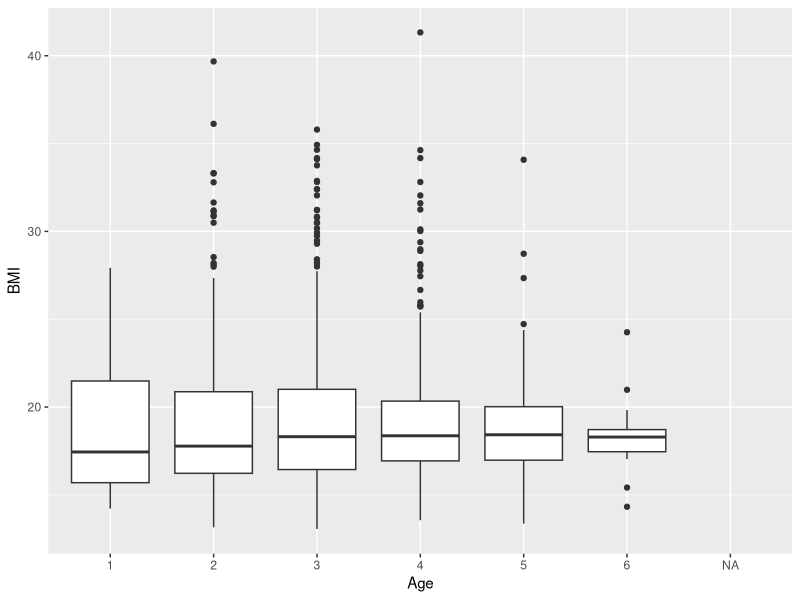
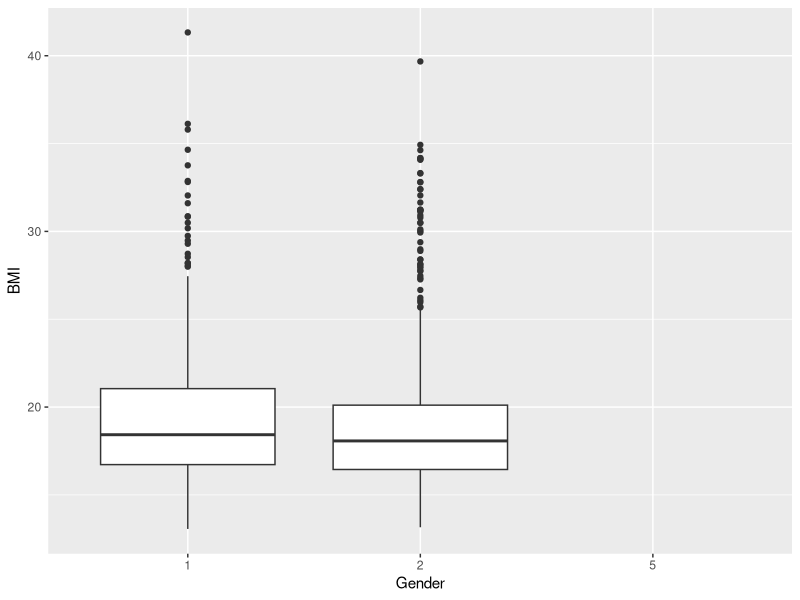
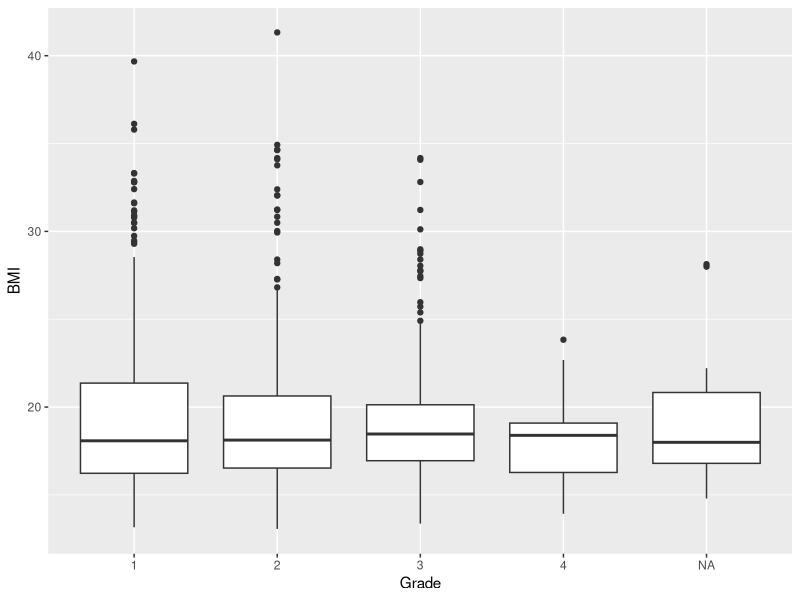
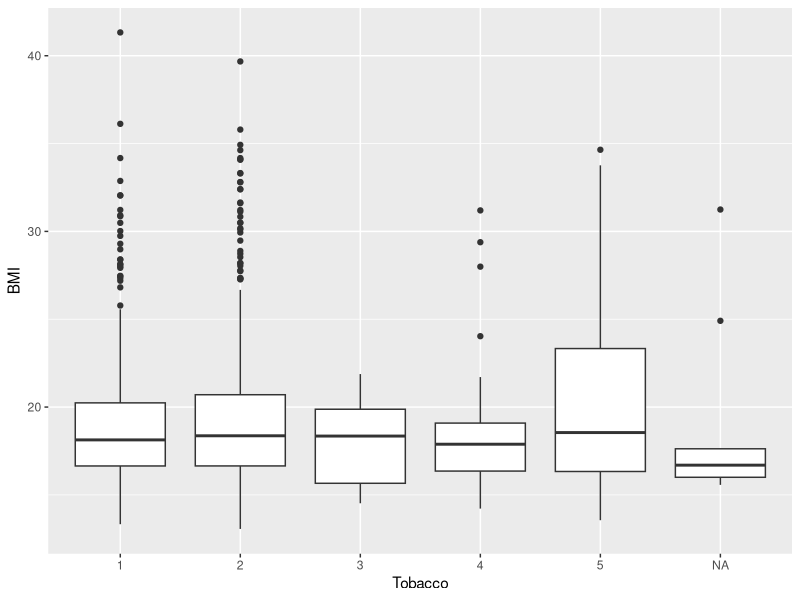
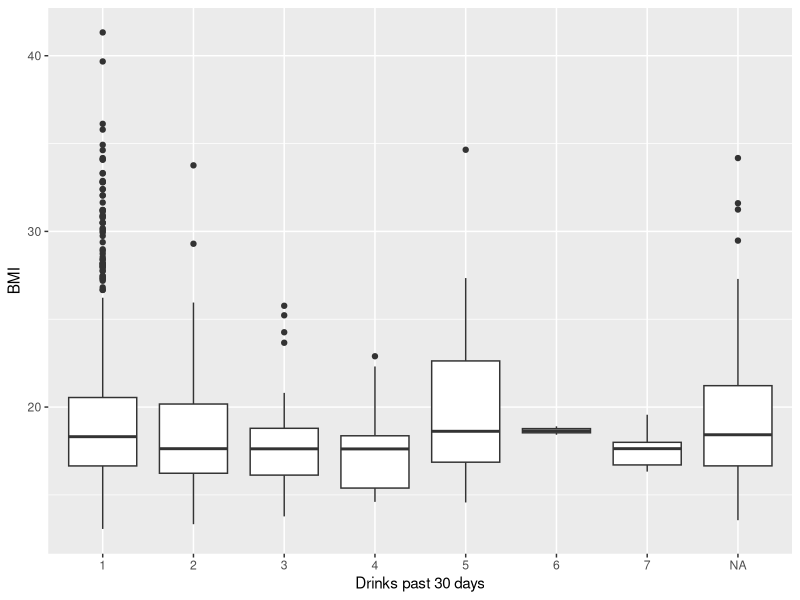

Source code (R) for these figures, in order:
## ---- chunk 1
library(ggplot2)
library(tidyr)
library(MASS)
library(readxl)
library(readr)
library(leaps)
library(tibble)
library(dplyr)
library(readxl)
library(ggplot2)
## ---- chunk 2
data<-read_excel("codebook4PMA.xls", sheet = 2)
data2<-read_excel("codebook4PMA.xls")
# healthy BMI: 18.5-24.9 inclusive
# unhealthy BMI is otherwise(18.5 or greater than 24.9)
## ---- chunk 3
data <- data %>% mutate(A18 = replace(`A18`, `A18` > 87, NA))
data <- data %>% mutate(A19 = replace(`A19`, `A19` > 87, NA))

data <- data %>% mutate(BMI= ( data$A19 / (data$A18)^2 ))

cleaned_data <- data %>% filter(!is.na(A19) & !is.na(A18))
cleaned_data

health_data <- data %>% mutate(health = (data$BMI >= 18.5 & data$BMI <= 24.9))

health<- health_data %>% filter(health ==1)
unhealth <- health_data %>%filter(health ==0)

## ---- chunk 4
mean(health$A19)
mean(unhealth$A18)

summarise_all(health_data, funs(mean), na.rm = TRUE)
summarise_all(health_data, funs(min), na.rm=TRUE)

health %>% summarise(meanage = mean(A19, na.rm = T),meansex = mean(A18,na.rm = T), meanBMI = mean(BMI,na.rm = T))
unhealth %>% summarise(meanage = mean(A19, na.rm = T),meansex = mean(A18,na.rm = T), meanBMI=mean(BMI,na.rm = T))

## ---- chunk 5
ggplot(data=health_data, aes(x=factor(A3), y=BMI)) + geom_boxplot() + xlab('Age')
ggplot(data=health_data, aes(x=factor(A1), y=BMI)) + geom_boxplot() + xlab('Gender')
ggplot(data=health_data, aes(x=factor(A2), y=BMI)) + geom_boxplot() + xlab('Grade')
ggplot(data=health_data, aes(x=factor(A16), y=BMI)) + geom_boxplot() + xlab('Tobacco')
ggplot(data=health_data, aes(x=factor(A6), y=BMI)) + geom_boxplot() + xlab('Drinks past 30 days')
## ---- chunk 6
m <- lm(BMI ~ A3 + A1 + A2 + A16 + A6, 
         data=cleaned_data)
anova(m)
summary(m)
## ---- chunk 7
m2 <- lm(BMI ~., data = cleaned_data)
anova(m2)
summary(m2)
